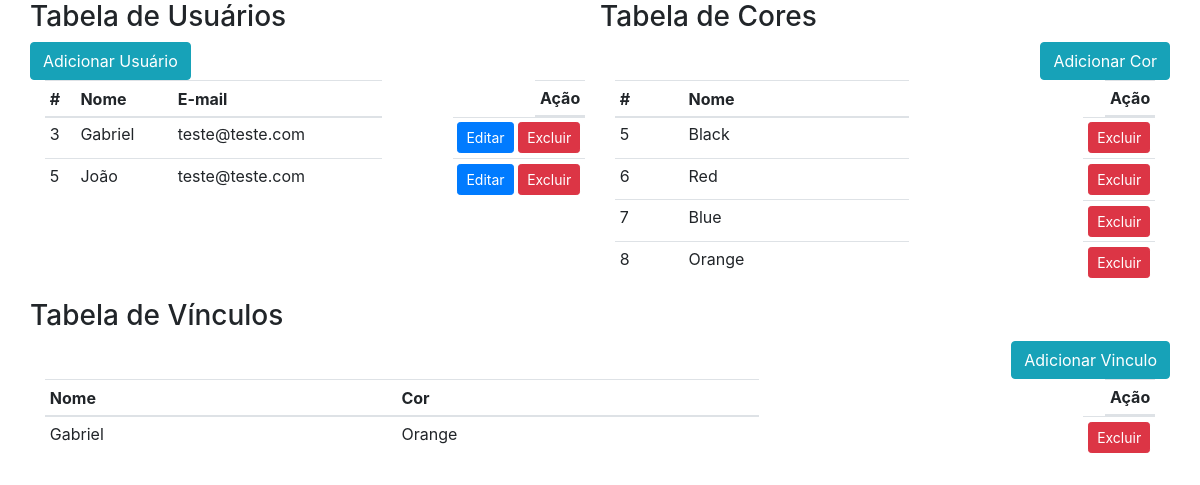
The page / on the database its author committed.
### tables this page shows
CREATE TABLE users(
    id INTEGER PRIMARY KEY,
    name varchar(100) NOT NULL,
    email varchar(100) NOT NULL
);

CREATE TABLE colors(

    id INTEGER PRIMARY KEY,
    name varchar(50) NOT NULL
);

### connection.php (called while the page is built, shortened)
<?php
class Connection {
    private $databaseFile;
    private $connection;
    public function __construct()
    {
        $this->databaseFile = realpath(__DIR__ . "/database/db.sqlite");
    }
    private function connect()
    {
        return $this->connection = new PDO("sqlite:{$this->databaseFile}");
    }
    public function getConnection()
    {
        return $this->connection ?: $this->connection = $this->connect();
    }
    public function query($query)
    {
        $result      = $this->getConnection()->query($query);
        $result->setFetchMode(PDO::FETCH_INTO, new stdClass);
        return $result;
    }
}

### index.php (the view, shortened to what this page needs)
<?php
require 'connection.php';
$connection = new Connection();
$users = $connection->query("SELECT * FROM users");
$cores = $connection->query("SELECT * FROM colors");
$dados = $connection->query("SELECT user_colors.user_id,
                                    user_colors.color_id,
                                    users.name as UserName,
                                    users.id, colors.id as colorId,
                                    colors.name as colorName FROM user_colors
                                    INNER JOIN users  ON user_colors.user_id = users.id
                                    INNER JOIN colors ON user_colors.color_id = colors.id ");
?>
<!DOCTYPE html>
<html lang="pt-br">
<head>
    <link rel="stylesheet" href="https://stackpath.bootstrapcdn.com/bootstrap/4.1.3/css/bootstrap.min.css">
</head>
<body>
    <div class="container">
        <div class="row">
            <div class="col">
                <div class="row">
                    <h3>Tabela de Usuários</h3>
                </div>
                <div class="row" style="float: left;">
                    <button type="button" class="btn btn-info" data-toggle="modal" data-target="#modalusuario">
                        Adicionar Usuário
                    </button>
                </div>
                <table class="table table-sm table-hover ">
                    <thead>
                        <tr>
                            <th scope="col">#</th>
                            <th scope="col">Nome</th>
                            <th scope="col">E-mail</th>
                            <th scope="col" style="float: right;">Ação</th>
                        </tr>
                    </thead>
                    <tbody>
                        <?php foreach ($users as $user) { ?>
                            <tr>
                                <td><?= $user->id ?></td>
                                <td><?= $user->name ?></td>
                                <td><?= $user->email ?></td>
                                <td style="float: right;">
                                    <a href="<?= '/editar.php?id=' . $user->id ?>" class="btn btn-primary btn-sm">Editar</a>
                                    <a href="<?= '/save.php?id=' . $user->id ?>" class="btn btn-danger btn-sm">Excluir</a>
                                </td>
                            </tr>
                        <?php } ?>
                    </tbody>
                </table>
            </div>
            <div class="col">
                <div class="row">
                    <h3>Tabela de Cores</h3>
                </div>
                <div class="row" style="float: right;">
                    <button type="button" class="btn btn-info" data-toggle="modal" data-target="#modalcor">
                        Adicionar Cor
                    </button>
                </div>
                <table class="table table-hover table-sm">
                    <thead>
                        <tr>
                            <th scope="col">#</th>
                            <th scope="col">Nome</th>
                            <th scope="col" style="float: right;">Ação</th>
                        </tr>
                    </thead>
                    <tbody>
                        <?php foreach ($cores as $cor) { ?>
                            <tr>
                                <td><?= $cor->id ?></td>
                                <td><?= $cor->name ?></td>
                                <td style="float: right;">
                                    <a href="<?= '/save.php?idcolor=' . $cor->id ?>" class="btn btn-danger btn-sm">Excluir</a>
                                </td>
                            </tr>
                        <?php } ?>
                    </tbody>
                </table>
            </div>
        </div>
        <div class="row">
            <h3>Tabela de Vínculos</h3>
        </div>
        <div class="row" style="float: right;">
            <button type="button" class="btn btn-info" data-toggle="modal" data-target="#vinculos">
                Adicionar Vinculo
            </button>
        </div>
        <table class="table table-hover table-sm">
            <thead>
                <tr>
                    <th scope="col">Nome</th>
                    <th scope="col">Cor</th>
                    <th scope="col" style="float: right;">Ação</th>
                </tr>
            </thead>
            <tbody>
                <?php foreach ($dados as $dado) { ?>
                    <tr>
                        <td><?= $dado->UserName ?></td>
                        <td><?= $dado->colorName ?></td>
                        <td style="float: right;">
                        <a href="<?= '/save.php?color_id=' . $dado->color_id .'&user_id='. $dado->user_id ?>" class="btn btn-danger btn-sm">Excluir</a>
                        </td>
                    </tr>
                <?php } ?>
            </tbody>
        </table>
    </div>
</body>
</html>

### rows shown on the page
users: id "3", name "Gabriel", email "teste@teste.com"
users: id "5", name "João", email "teste@teste.com"
colors: id "5", name "Black"
colors: id "6", name "Red"
colors: id "7", name "Blue"
colors: id "8", name "Orange"

### other values the page prints
$dado->UserName "Gabriel"
$dado->colorName "Orange"
